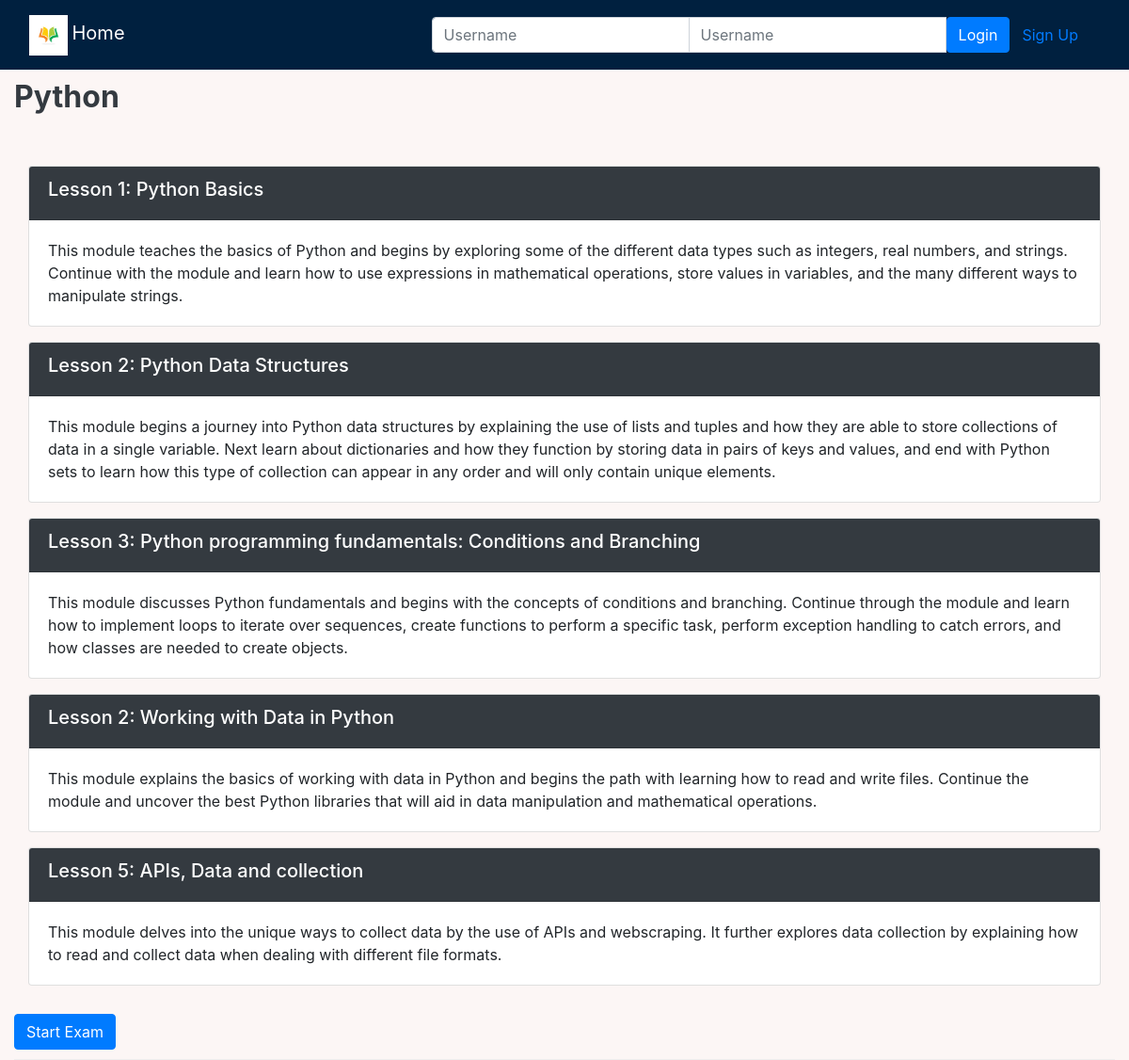
Page /2/ on the committed database.
### onlinecourse/models.py (models this page shows, shortened)
class Course(models.Model):
    name = models.CharField(null=False, max_length=30, default='online course')
    image = models.ImageField(upload_to='course_images/')
    description = models.CharField(max_length=1000)
    pub_date = models.DateField(null=True)
    instructors = models.ManyToManyField(Instructor)
    users = models.ManyToManyField(settings.AUTH_USER_MODEL, through='Enrollment')
    total_enrollment = models.IntegerField(default=0)
    is_enrolled = False

class Lesson(models.Model):
    title = models.CharField(max_length=200, default="title")
    order = models.IntegerField(default=0)
    course = models.ForeignKey(Course, on_delete=models.CASCADE)
    content = models.TextField()

### onlinecourse/views.py (the view)
# urls.py: path('<int:pk>/', views.CourseDetailView.as_view(), name='course_details'),
class CourseDetailView(generic.DetailView):
    model = Course
    template_name = 'onlinecourse/course_detail_bootstrap.html'

### onlinecourse/templates/onlinecourse/course_detail_bootstrap.html (shortened to what this page needs)
<!DOCTYPE html>
<html lang="en">
<head>
     {% load static %}
    <link rel="stylesheet" href="https://maxcdn.bootstrapcdn.com/bootstrap/4.5.2/css/bootstrap.min.css">
    <link rel="stylesheet" href="{% static '/css/main.css' %}">
</head>
<body>
    <nav class="navbar navbar-dark navbar-expand-sm">
        <div class="container-fluid">
            <div class="navbar-header">
                <img src="{% static 'media/logo.png' %}" heigth="30" width="41">
                  <a class="navbar-brand" href="{% url 'onlinecourse:index' %}">Home</a>
            </div>
            <ul class="nav navbar-nav navbar-right">
                {% if user.is_authenticated %}
                <li>
                    <a class="btn btn-link" href="#">{{ user.first_name }}({{ user.username }})</a>
                    <a class="btn btn-link" href="{% url 'onlinecourse:logout' %}">Logout</a>
                </li>
                {% else %}
                <li>
                    <form class="form-inline" action="{% url 'onlinecourse:login' %}" method="post">
                        <div class="input-group">
                            <input type="text" class="form-control" placeholder="Username" name="username" >
                            <input type="password" class="form-control" placeholder="Username" name="psw" >
                            <button class="btn btn-primary" type="submit">Login</button>
                            <a class="btn btn-link" href="{% url 'onlinecourse:registration' %}">Sign Up</a>
                        </div>
                    </form>
                </li>
                {% endif %}
            </ul>
        </div>
    </nav>
    <div class="container-fluid">
        <div class="row row-content">
            <h2 class="text text-dark font-weight-bold">{{ course.name }}</h2>
            <div class="row">
            <div class="card-columns-vertical">
                {% for lesson in course.lesson_set.all %}
                    <div class="card mt-3">
                        <div class="card-header bg-dark text-white"><h5>Lesson {{lesson.order|add:1}}: {{lesson.title}}</h5></div>
                        <div class="card-body">{{lesson.content}}</div>
                    </div>
                {% endfor %}
            </div>
            </div>
            <button type="button" class="btn btn-primary" data-toggle="collapse" data-target="#exam">
                <a class = "text text-white"  href="#exam">Start Exam
                </a>
                </button>
    </div>
</body>
</html>

### static/css/main.css (style rules this page uses)
body { background-color: #FCF6F5FF; }
nav { background-color: #00203FFF; }
.row-content { margin: 0px auto; padding: 10px 0px; border-bottom: 1px ridge; min-height: 400px; }
.card-columns-vertical { margin: 0px auto; padding: 30px; }
form { margin: 0px auto; padding: 10px; }

### rows in the picture
Course: name "Python"
Lesson: order|add "1", title "Python Basics", content "This module teaches the basics of Python and begins by exploring some of the different data types such as integers, real numbers, and strings. Continue with the module and learn how to use expressions in mathematical operations, store values in variables, and the many different ways to manipulate strings."
Lesson: order|add "2", title "Python Data Structures", content "This module begins a journey into Python data structures by explaining the use of lists and tuples and how they are able to store collections of data in a single variable. Next learn about dictionaries and how they function by storing data in pairs of keys and values, and end with Python sets to learn how this type of collection can appear in any order and will only contain unique elements."
Lesson: order|add "3", title "Python programming fundamentals: Conditions and Branching", content "This module discusses Python fundamentals and begins with the concepts of conditions and branching. Continue through the module and learn how to implement loops to iterate over sequences, create functions to perform a specific task, perform exception handling to catch errors, and how classes are needed to create objects."
Lesson: order|add "2", title "Working with Data in Python", content "This module explains the basics of working with data in Python and begins the path with learning how to read and write files. Continue the module and uncover the best Python libraries that will aid in data manipulation and mathematical operations."
Lesson: order|add "5", title "APIs, Data and collection", content "This module delves into the unique ways to collect data by the use of APIs and webscraping. It further explores data collection by explaining how to read and collect data when dealing with different file formats."
